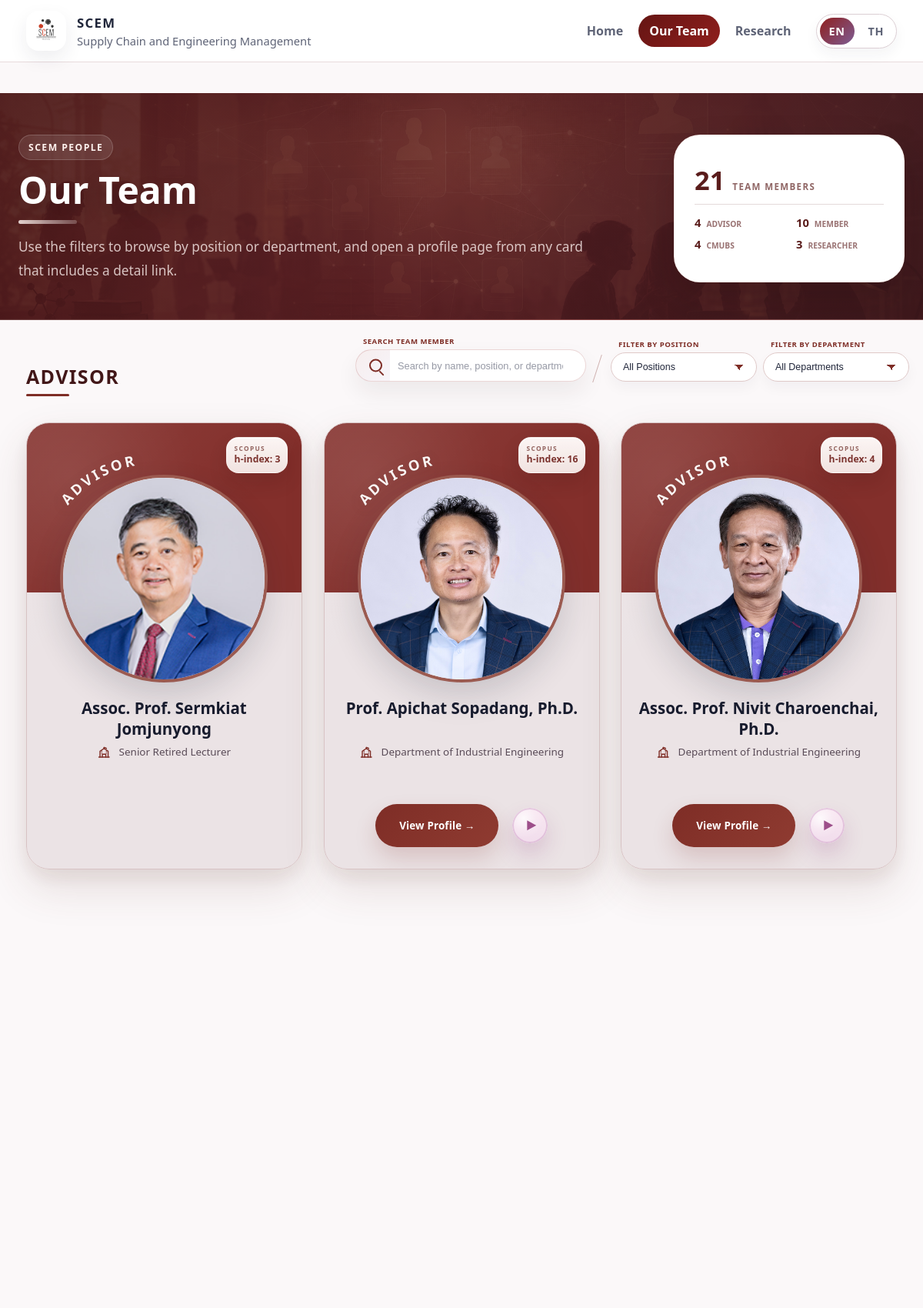
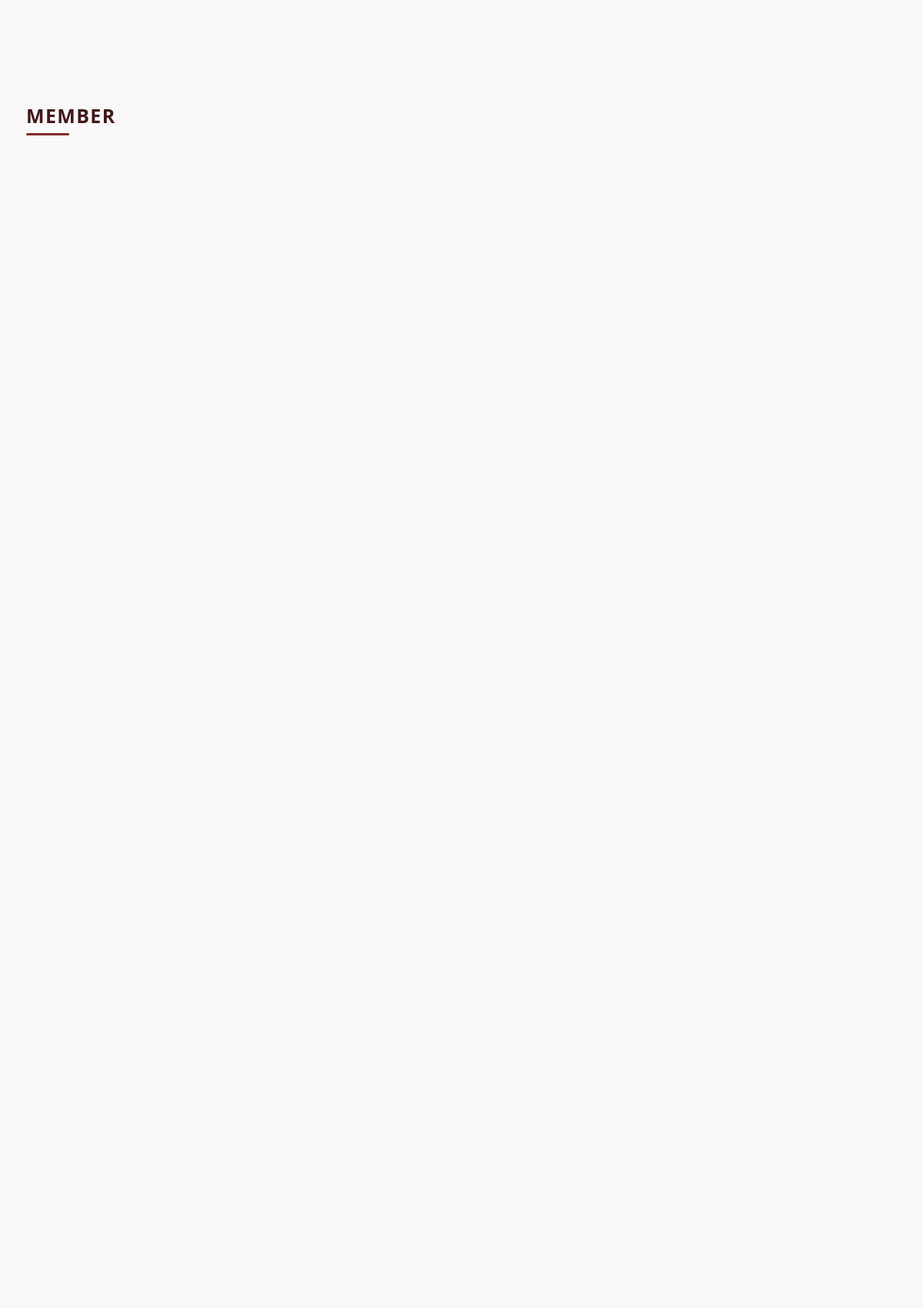
Screenshot of /staff (upper part) with the database file from the repository (2 pictures, top to bottom).
### tables this page shows
CREATE TABLE staff (
    id INTEGER PRIMARY KEY AUTOINCREMENT, -- 每位 staff 的唯一編號
    name_en TEXT NOT NULL, -- 英文姓名
    name_th TEXT NOT NULL, -- 泰文姓名
    photo_filename TEXT, -- 上傳照片後儲存的檔名，實際檔案會放在 static/uploads
    profile_url TEXT NOT NULL, -- 連到既有 IE Faculty 或個人頁面的網址
    position_en TEXT, position_th TEXT, department_en TEXT, department_th TEXT, staff_group TEXT NOT NULL DEFAULT 'professor', sort_order INTEGER NOT NULL DEFAULT 0, audio_en_url TEXT NOT NULL DEFAULT '', audio_th_url TEXT NOT NULL DEFAULT '', scopus_author_id TEXT NOT NULL DEFAULT '', scopus_hindex INTEGER);

### routes/public_routes.py (the view)
@public_bp.route("/staff")
def staff():
    staff_sections = get_staff_directory_sections()
    filter_options = get_staff_filter_options()
    return render_template(
        "staff.html",
        staff_sections=staff_sections,
        filter_options=filter_options,
    )

### templates/staff.html (shortened to what this page needs)
<!DOCTYPE html>
<html lang="{{ current_language }}">
<head>
    <link rel="stylesheet" href="{{ url_for('static', filename='css/style.css') }}">
    <link rel="stylesheet" href="{{ url_for('static', filename='css/responsive.css') }}">
</head>
<body data-language="{{ current_language }}">
    {% include "_public_header.html" %}
    <main class="home-page">
        <section class="hero-section reveal-card staff-page-hero">
            {% set team_total = namespace(value=0) %}
            {% for section in staff_sections %}
                {% set team_total.value = team_total.value + section["staff"]|length %}
            {% endfor %}
            <div class="staff-page-hero-copy">
                <div class="staff-page-kicker">
                    {% if current_language == "th" %}บุคลากร SCEM{% else %}SCEM PEOPLE{% endif %}
                </div>
                <h1>
                    {% if current_language == "th" %}
                        ทีมของเรา
                    {% else %}
                        Our Team
                    {% endif %}
                </h1>
                <p class="hero-subtitle">
                    {% if current_language == "th" %}
                        ใช้ตัวกรองเพื่อเลือกดูตามหมวดหมู่หรือหน่วยงาน และเปิดหน้าโปรไฟล์จากการ์ดที่มีลิงก์รายละเอียดได้
                    {% else %}
                        Use the filters to browse by position or department, and open a profile page from any card that includes a detail link.
                    {% endif %}
                </p>
            </div>
            <aside class="staff-hero-overview" aria-label="{% if current_language == 'th' %}ภาพรวมทีม{% else %}Team overview{% endif %}">
                <div class="staff-hero-total">
                    <span>{{ team_total.value }}</span>
                    <p>{% if current_language == "th" %}สมาชิกทีม{% else %}Team Members{% endif %}</p>
                </div>
                <div class="staff-hero-groups">
                    {% for section in staff_sections %}
                        <div class="staff-hero-group">
                            <strong>{{ section["staff"]|length }}</strong>
                            <span>
                                {% if current_language == "th" %}
                                    {{ section["title_th"] }}
                                {% else %}
                                    {{ section["title_en"] }}
                                {% endif %}
                            </span>
                        </div>
                    {% endfor %}
                </div>
            </aside>
        </section>
        <section class="staff-list-section">
            <div class="staff-filter-bar">
                <div class="staff-filter-field staff-search-field">
                    <label for="staff-keyword-search">
                        {% if current_language == "th" %}ค้นหาบุคลากร{% else %}Search Team Member{% endif %}
                    </label>
                    <input
                        id="staff-keyword-search"
                        type="search"
                        data-staff-search
                        placeholder="{% if current_language == 'th' %}ค้นหาชื่อ ตำแหน่ง หรือหน่วยงาน{% else %}Search by name, position, or department{% endif %}"
                        autocomplete="off"
                    >
                </div>
                <div class="staff-filter-field staff-position-filter-field">
                    <label for="position-filter">
                        {% if current_language == "th" %}กรองตามตำแหน่ง{% else %}Filter by Position{% endif %}
                    </label>
                    <select id="position-filter" data-staff-filter-position>
                        <option value="all">
                            {% if current_language == "th" %}ทั้งหมด{% else %}All Positions{% endif %}
                        </option>
                    </select>
                </div>
                <div class="staff-filter-field">
                    <label for="department-filter">
                        {% if current_language == "th" %}กรองตามภาควิชา / หน่วยงาน{% else %}Filter by Department{% endif %}
                    </label>
                    <select id="department-filter" data-staff-filter-department>
                        <option value="all">
                            {% if current_language == "th" %}ทั้งหมด{% else %}All Departments{% endif %}
                        </option>
                    </select>
                </div>
            </div>
            {% set has_staff = namespace(value=false) %}
            {% for section in staff_sections %}
                {% if section["staff"] %}
                    {% set has_staff.value = true %}
                    <section class="staff-directory-section" data-staff-section>
                        <div class="staff-directory-heading">
                            <h2>
                                {% if current_language == "th" %}
                                    {{ section["title_th"] }}
                                {% else %}
                                    {{ section["title_en"] }}
                                {% endif %}
                            </h2>
                        </div>
                        <div class="staff-card-grid">
                            {% for staff in section["staff"] %}
                                {% set position_text = field_text(staff, 'position') %}
                                {% set department_text = field_text(staff, 'department') %}
                                {% set audio_url = staff['audio_th_url'] if current_language == 'th' else staff['audio_en_url'] %}
                                {% set scopus_url = staff['scopus_url'] if staff['scopus_url'] else staff_scopus_url(staff) %}
                                <article
                                    class="public-staff-card {% if staff['profile_url'] or scopus_url %}has-profile-link{% else %}is-static{% endif %} reveal-card"
                                    data-staff-card
                                    data-position="{{ (staff['position_en'] or staff['position_th'] or '')|lower }}"
                                    data-department="{{ (staff['department_en'] or staff['department_th'] or '')|lower }}"
                                    data-search="{{ (staff['name_en'] ~ ' ' ~ staff['name_th'] ~ ' ' ~ staff['position_en'] ~ ' ' ~ staff['position_th'] ~ ' ' ~ staff['department_en'] ~ ' ' ~ staff['department_th'] ~ ' ' ~ staff['profile_url'])|lower|e }}"
                                    style="--reveal-delay: {{ loop.index0 * 60 }}ms;"
                                >
                                    <div class="public-staff-card-top">
                                        {% if scopus_url %}
                                            <a
                                                class="public-staff-scopus-button"
                                                href="{{ scopus_url }}"
                                                target="_blank"
                                                rel="noopener noreferrer"
                                                aria-label="Open Scopus profile for {{ field_text(staff, 'name') }}"
                                            >
                                                <span class="public-staff-scopus-label">Scopus</span>
                                                <span class="public-staff-scopus-metric">{% if current_language == "th" %}ดัชนี h{% else %}h-index{% endif %}: {{ staff['scopus_hindex'] if staff['scopus_hindex'] is not none else 'N/A' }}</span>
                                            </a>
                                        {% endif %}
                                    </div>
                                    <div class="public-staff-photo-shell">
                                        <svg
                                            class="public-staff-category-arc"
                                            viewBox="0 0 320 320"
                                            aria-hidden="true"
                                            focusable="false"
                                        >
                                            <defs>
                                                <path
                                                    id="staff-category-arc-{{ section['key'] }}-{{ loop.index0 }}"
                                                    d="M 10 80 A 156 156 0 0 1 200 4"
                                                />
                                            </defs>
                                            <text class="public-staff-category">
                                                <textPath
                                                    href="#staff-category-arc-{{ section['key'] }}-{{ loop.index0 }}"
                                                    startOffset="14%"
                                                >
                                                    {{ position_text }}
                                                </textPath>
                                            </text>
                                        </svg>
                                        <div class="public-staff-photo">
                                            {% if staff['photo_filename'] %}
                                                <img src="{{ url_for('static', filename='uploads/' ~ staff['photo_filename']) }}" alt="{{ field_text(staff, 'name') }}">
                                            {% else %}
                                                <div class="public-staff-photo-placeholder" aria-hidden="true">SCEM</div>
                                            {% endif %}
                                        </div>
                                    </div>
                                    <div class="public-staff-content">
                                        <h3>{{ field_text(staff, "name") }}</h3>
                                        <div class="public-staff-department-wrap">
                                            <p class="public-staff-department">
                                                <span class="public-staff-department-icon" aria-hidden="true"></span>
                                                <span>{{ department_text }}</span>
                                            </p>
                                        </div>
                                        {% if staff['profile_url'] or audio_url %}
                                            <div class="public-staff-actions{% if not staff['profile_url'] %} public-staff-actions-single{% endif %}">
                                                {% if staff['profile_url'] %}
                                                    <a class="public-staff-cta" href="{{ staff['profile_url'] }}" target="_blank">
                                                        {% if current_language == "th" %}ดูโปรไฟล์ →{% else %}View Profile →{% endif %}
                                                    </a>
                                                {% endif %}
                                                {% if audio_url %}
                                                    <button
                                                        type="button"
                                                        class="public-staff-audio-button"
                                                        data-staff-audio-button
                                                        data-audio-src="{{ audio_url }}"
                                                        aria-label="{% if current_language == 'th' %}เล่นเสียงแนะนำของ {{ field_text(staff, 'name') }}{% else %}Play introduction audio for {{ field_text(staff, 'name') }}{% endif %}"
                                                        title="{% if current_language == 'th' %}เล่นเสียง{% else %}Play audio{% endif %}"
                                                    >
                                                        <span class="public-staff-audio-icon" aria-hidden="true"></span>
                                                    </button>
                                                {% endif %}
                                            </div>
                                        {% endif %}
                                    </div>
                                </article>
                            {% endfor %}
                        </div>
                    </section>
                {% endif %}
            {% endfor %}
        </section>
    </main>
</body>
</html>

### templates/_public_header.html (shortened to what this page needs)
<header class="site-header">
    <div class="site-header-inner">
        <a class="site-brand" href="{{ url_for('public.index') }}">
            <img src="{{ url_for('static', filename='logo/8. SCEM.png') }}" alt="SCEM Logo">
            <div class="site-brand-text">
                <strong>SCEM</strong>
                <span>
                    {% if current_language == "th" %}
                        การจัดการโซ่อุปทานและวิศวกรรม
                    {% else %}
                        Supply Chain and Engineering Management
                    {% endif %}
                </span>
            </div>
        </a>
        <div class="site-header-actions" data-menu-panel>
            <nav class="site-nav">
                <a class="{% if current_path == '/' %}is-active{% endif %}" href="{{ url_for('public.index') }}">
                    {% if current_language == "th" %}หน้าหลัก{% else %}Home{% endif %}
                </a>
                <a class="{% if current_path == '/staff' %}is-active{% endif %}" href="{{ url_for('public.staff') }}">
                    {% if current_language == "th" %}ทีมของเรา{% else %}Our Team{% endif %}
                </a>
                <a class="{% if current_path == '/research' %}is-active{% endif %}" href="{{ url_for('public.research') }}">
                    {% if current_language == "th" %}งานวิจัย{% else %}Research{% endif %}
                </a>
            </nav>
            <div class="language-toggle" aria-label="Language Toggle">
                <a
                    class="language-button {% if current_language == 'en' %}is-active{% endif %}"
                    href="{{ url_for('public.change_language', lang_code='en', next=current_path) }}"
                    data-lang-button
                    data-lang="en"
                >
                    EN
                </a>
                <a
                    class="language-button {% if current_language == 'th' %}is-active{% endif %}"
                    href="{{ url_for('public.change_language', lang_code='th', next=current_path) }}"
                    data-lang-button
                    data-lang="th"
                >
                    TH
                </a>
            </div>
        </div>
    </div>
</header>

### rows the page displays
staff: scopus_hindex "3", position_en "ADVISOR", photo_filename (picture), name_en "Assoc. Prof. Sermkiat Jomjunyong", department_en "Senior Retired Lecturer"
staff: scopus_hindex "16", position_en "ADVISOR", photo_filename (picture), name_en "Prof. Apichat Sopadang, Ph.D.", department_en "Department of Industrial Engineering", shows "View Profile →"
staff: scopus_hindex "4", position_en "ADVISOR", photo_filename (picture), name_en "Assoc. Prof. Nivit Charoenchai, Ph.D.", department_en "Department of Industrial Engineering", shows "View Profile →"

### other values shown
{{ team_total.value }} "21"
{{ section["staff"]|length }} "4" "10" "4" "3"
{{ section["title_en"] }} "ADVISOR" "MEMBER" "CMUBS" "RESEARCHER"
{{ section["title_en"] }} "ADVISOR" "MEMBER"
